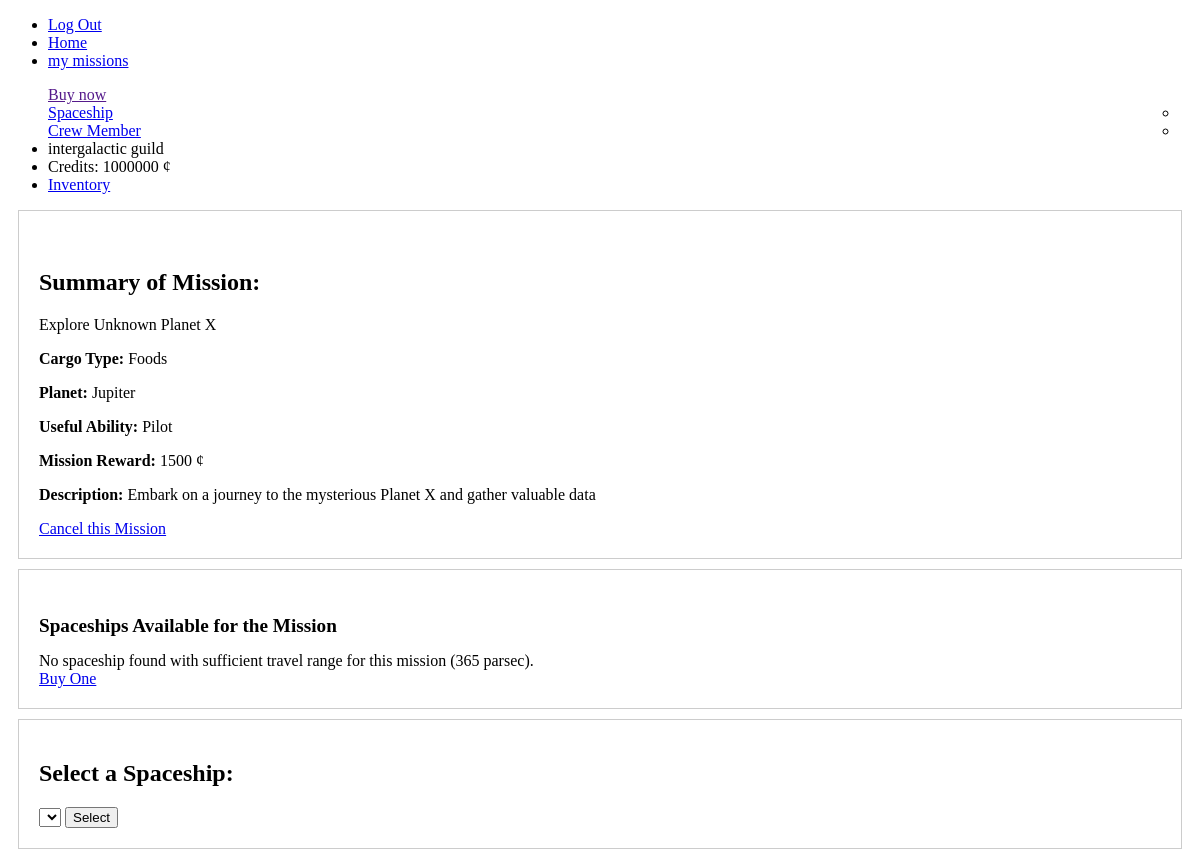
The app's page /choose_spaceship.php?id_mission=3 (signed in) with its own data.
### tables this page shows
CREATE TABLE merchant (
    id_merchant INT NOT NULL AUTO_INCREMENT PRIMARY KEY,
    login VARCHAR(30),
    password VARCHAR(30),
    first_name VARCHAR(20),
    last_name VARCHAR(20),
    intergalactic_credits INT
);

CREATE TABLE mission (
    id_mission INT NOT NULL AUTO_INCREMENT PRIMARY KEY,
    name TEXT,
    id_cargo_type INT,
    id_planet INT,
    id_ability INT,
    id_merchant INT,
    reward INT,
    description TEXT,
    done INT DEFAULT 0,
    FOREIGN KEY (id_cargo_type) REFERENCES cargo_type(id_cargo_type),
    FOREIGN KEY (id_planet) REFERENCES planet(id_planet),
    FOREIGN KEY (id_ability) REFERENCES ability(id_ability),
    FOREIGN KEY (id_merchant) REFERENCES merchant(id_merchant)
);

CREATE TABLE cargo_type (
    id_cargo_type INT NOT NULL AUTO_INCREMENT PRIMARY KEY,
    type VARCHAR(30),
    price_by_ton INT
);

CREATE TABLE planet (
    id_planet INT NOT NULL AUTO_INCREMENT PRIMARY KEY,
    name VARCHAR(25),
    distance_from_earth INT
);

CREATE TABLE ability (
    id_ability INT NOT NULL AUTO_INCREMENT PRIMARY KEY,
    name VARCHAR(25),
    description TEXT
);

### choose_spaceship.php (the view, shortened to what this page needs)
<!DOCTYPE html>
<html>
<head>
    <link rel="stylesheet" href="https://cdn.jsdelivr.net/npm/@picocss/pico@1/css/pico.min.css">
</head>
<body>
<?php
include('header.php');
?>
<main class="container">
    <article class="grid">
        <div class="col-4">
            <br>
            <?php
            if (isset($_GET['id_mission'])) {
                $id_mission = $_GET['id_mission'];
                $query = $db->prepare("SELECT mission.name, cargo_type.type, planet.name, ability.name, reward, mission.description
                                        FROM mission
                                        JOIN cargo_type ON mission.id_cargo_type = cargo_type.id_cargo_type
                                        JOIN planet ON mission.id_planet = planet.id_planet
                                        JOIN ability ON mission.id_ability = ability.id_ability
                                        WHERE id_mission = :id_mission");
                $query->bindParam(':id_mission', $id_mission, PDO::PARAM_INT);
                $query->execute();
                $mission = $query->fetch();
                if ($mission != false) {
                    echo "<h1>Summary of Mission:</h1>";
                    echo "<p>" . $mission[0] . "</p>";
                    echo "<p><strong>Cargo Type:</strong> " . $mission[1] . "</p>";
                    echo "<p><strong>Planet:</strong> " . $mission[2] . "</p>";
                    echo "<p><strong>Useful Ability:</strong> " . $mission[3] . "</p>";
                    echo "<p><strong>Mission Reward:</strong> " . $mission[4] . " ¢</p>";
                    echo "<p><strong>Description:</strong> " . $mission[5] . "</p>";
                    echo "<a href='home.php' role='button' class='btn secondary'>Cancel this Mission</a>";
                } else {
                    echo "Mission not found.";
                }
            } else {
                echo "Mission ID not provided.";
            }
            ?>
        </div>
        <div class="col-4">
            <?php
            if (isset($_SESSION['id_merchant']) && isset($_GET['id_mission'])) {
                $spaceMerchantId = $_SESSION['id_merchant'];
                $missionId = $_GET['id_mission'];
                $missionRangeQuery = $db->prepare("SELECT p.distance_from_earth
        FROM mission m
        INNER JOIN planet p ON m.id_planet = p.id_planet
        WHERE m.id_mission = :mission_id");
                $missionRangeQuery->bindParam(':mission_id', $missionId, PDO::PARAM_INT);
                $missionRangeQuery->execute();
                $missionRange = $missionRangeQuery->fetchColumn();
                $spaceshipsQuery = $db->prepare("SELECT DISTINCT s.name, s.crew_capacity, s.cargo_capacity_ton, s.max_travel_range_parsec
        FROM spaceship s
        INNER JOIN merchant_spaceship ms ON s.id_spaceship = ms.id_spaceship
        INNER JOIN merchant m ON m.id_merchant = ms.id_merchant
        WHERE m.id_merchant = :id_merchant
        AND s.max_travel_range_parsec >= :mission_range");
                $spaceshipsQuery->bindParam(':id_merchant', $spaceMerchantId, PDO::PARAM_INT);
                $spaceshipsQuery->bindParam(':mission_range', $missionRange, PDO::PARAM_INT);
                $spaceshipsQuery->execute();
                $spaceships = $spaceshipsQuery->fetchAll();
                echo "<h4>Spaceships Available for the Mission</h4>";
                if (!empty($spaceships)) {
                    echo "<ul>";
                    foreach ($spaceships as $spacecraft) {
                        echo "<li><details>";
                        echo "<summary>{$spacecraft['name']}</summary>";
                        echo "<ul>";
                        echo "<li><strong>Crew Capacity:</strong> {$spacecraft['crew_capacity']}</li>";
                        echo "<li><strong>Cargo Capacity:</strong> {$spacecraft['cargo_capacity_ton']} kg</li>";
                        echo "<li><strong>Maximum Travel Range in Parsecs:</strong> {$spacecraft['max_travel_range_parsec']}</li>";
                        echo "</ul>";
                        echo "</details></li>";
                    }
                    echo "</ul>";
                    echo "<a href='spaceship.php' role='button' class='btn secondary'>Buy New Spaceship</a>";
                } else {
                    echo "No spaceship found with sufficient travel range for this mission ($missionRange parsec).";
                    echo "<br>";
                    echo "<a href='spaceship.php' role='button' class='btn primary'>Buy One</a>";
                }
            } else {
                echo "You must be logged in to view spaceship data.";
            }
            ?>
        </div>
        <div class="col-4">
            <form method="post" action="choose_crew_members.php" onsubmit="return validateSpaceshipSelection();">
                <h1><label for="selected_spaceship">Select a Spaceship:</label></h1>
                <select name="selected_spaceship" id="selected_spaceship">
                </select>
                <input type="submit" value="Select">
            </form>
        </div>
    </article>
</main>
</body>
</html>

### header.php (shortened to what this page needs)
<?php
$id_merchant = $_SESSION['id_merchant'];
$db = new PDO("mysql:host=localhost; dbname=space_merchant; charset=utf8", "sa", "rasta");
$req = $db->prepare("SELECT first_name, last_name, intergalactic_credits, id_merchant FROM merchant WHERE id_merchant = :id_merchant");
$req->bindParam(':id_merchant', $id_merchant, PDO::PARAM_STR);
$req->execute();
$data = $req->fetch();
$first_name = $data[0];
$last_name = $data[1];
$intergalactic_credits = $data[2];
?>
<nav>
    <ul>
        <li><a href="connect_to_account.php" role="btn" class="btn secondary">Log Out</a></li>
        <li><a href="home.php" role="btn" class="btn secondary">Home</a></li>
        <li><a href="my_missions.php" role="btn" class="btn secondary">my missions</a></li>
    </ul>
    <ul><li role="list" dir="rtl">
            <a href="" aria-haspopup="listbox">Buy now</a>
            <ul role="listbox">
                <li><a href="spaceship.php">Spaceship</a></li>
                <li><a href="recruit_crew.php">Crew Member</a></li>
            </ul>
        </li>
        <li><?php echo $first_name, " ", $last_name; ?></li>
        <li><?php echo "Credits: $intergalactic_credits ¢"; ?></li>
        <li><a href="inventory.php?id_merchant=<?php echo $id_merchant; ?>" role="btn" class="btn secondary">Inventory</a></li>
    </ul>
</nav>

### choose_spaceship.php (style rules this page uses)
.col-4 { border: 1px solid #ccc; padding: 20px; margin: 10px; }
.col-4 h4 { font-size: 1.2rem; margin-bottom: 15px; }

### records on screen
merchant: first_name "intergalactic", last_name "guild", intergalactic_credits "1000000"
mission: name "Explore Unknown Planet X", id_cargo_type.type "Foods", id_planet.name "Jupiter", id_ability.name "Pilot", reward "1500", description "Embark on a journey to the mysterious Planet X and gather valuable data"
planet: distance_from_earth "365"
